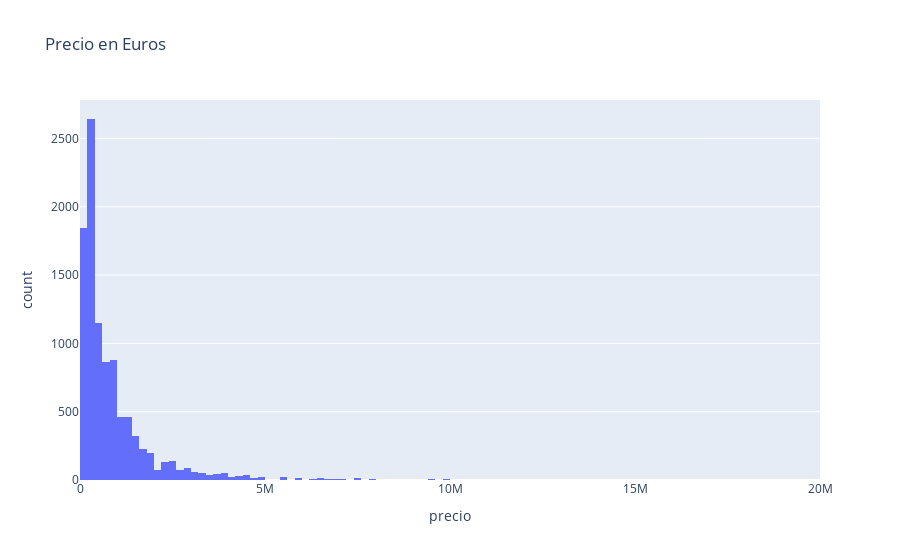

Notebook code cell kept with this figure:
### Markdown cell above
# 5.2 Distribución

### Code cell
# HISTOGRAMA
fig = px.histogram(dfEDA,x="precio", nbins=100,title='Precio en Euros', labels={'value': 'Precio'})
fig.show()

### Figure 1 — Plotly figure (JSON) as saved in the notebook; plotly's stock layout.template omitted (floating-point values rounded to 4 significant figures; data arrays with more than 128 entries replaced by an {"elided": "..."} marker saying what was removed)
{"data": [{"alignmentgroup": "True", "bingroup": "x", "hovertemplate": "precio=%{x}<br>count=%{y}<extra></extra>", "legendgroup": "", "marker": {"color": "#636efa", "pattern": {"shape": ""}}, "name": "", "nbinsx": 100, "offsetgroup": "", "orientation": "v", "showlegend": false, "type": "histogram", "x": {"elided": "10035 int values"}, "xaxis": "x", "yaxis": "y"}], "layout": {"barmode": "relative", "legend": {"tracegroupgap": 0}, "title": {"text": "Precio en Euros"}, "xaxis": {"anchor": "y", "domain": [0, 1], "title": {"text": "precio"}}, "yaxis": {"anchor": "x", "domain": [0, 1], "title": {"text": "count"}}}}
